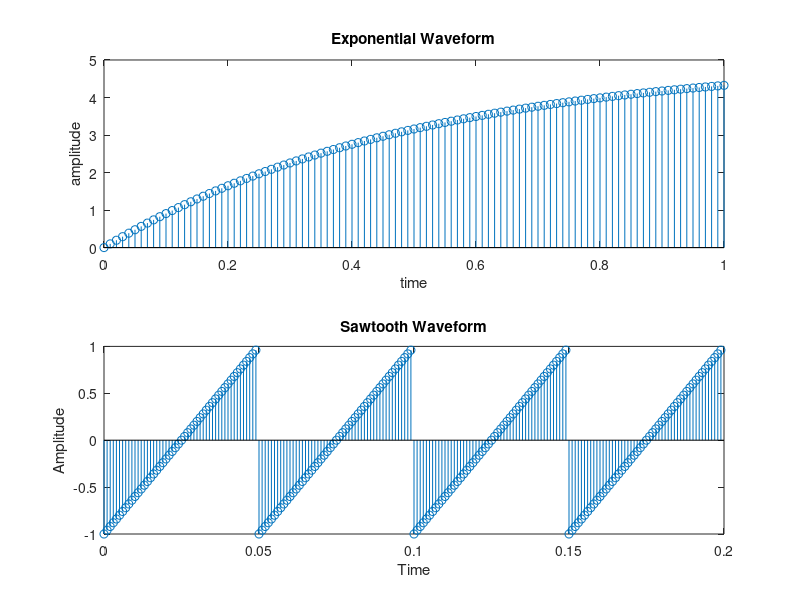

This chart was generated by the following MATLAB code:
clc
t = 0:0.01:1;
V = 5 ;
R = 1 ;
C = 0.5 ;
ew = V * (1-exp(-t/(R*C)));
subplot(2, 1, 1);
stem(t, ew);
xlabel('time');
ylabel('amplitude');
title('Exponential Waveform');
ts = 1000;
t = 0:1/ts:0.2-1/ts;
f = 20 ;
sw = sawtooth(2*pi*f*t);
subplot(2, 1, 2);
stem(t, sw);
xlabel('Time');
ylabel('Amplitude');
title('Sawtooth Waveform');